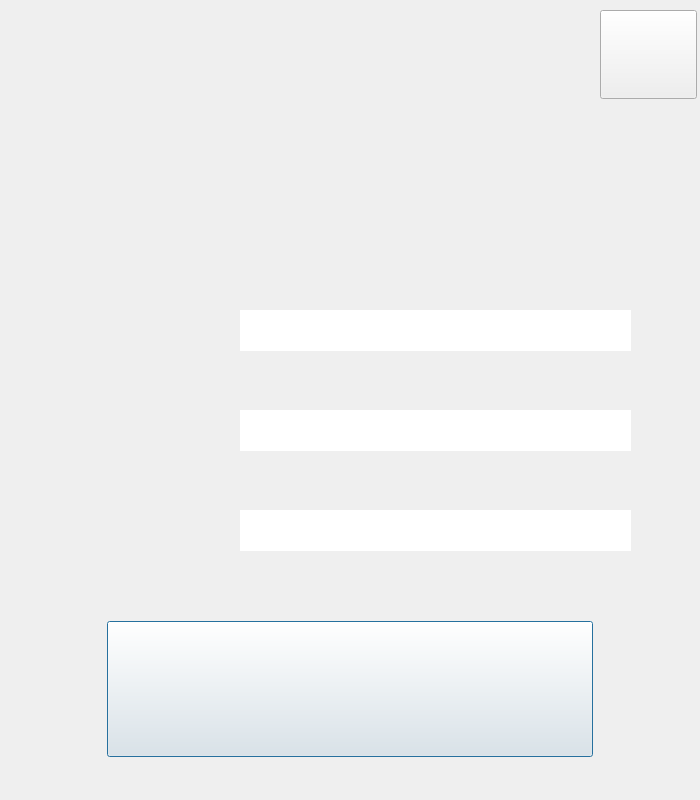
<?xml version="1.0" encoding="UTF-8"?>
<ui version="4.0">
 <class>payw</class>
 <widget class="QDialog" name="payw">
  <property name="geometry">
   <rect>
    <x>0</x>
    <y>0</y>
    <width>700</width>
    <height>800</height>
   </rect>
  </property>
  <property name="windowTitle">
   <string>Dialog</string>
  </property>
  <widget class="QLabel" name="label_6">
   <property name="geometry">
    <rect>
     <x>26</x>
     <y>486</y>
     <width>191</width>
     <height>81</height>
    </rect>
   </property>
   <property name="text">
    <string/>
   </property>
   <property name="pixmap">
    <pixmap resource="resources.qrc">:/resources/img/Group 14.png</pixmap>
   </property>
  </widget>
  <widget class="QLabel" name="label_3">
   <property name="geometry">
    <rect>
     <x>228</x>
     <y>353</y>
     <width>417</width>
     <height>211</height>
    </rect>
   </property>
   <property name="text">
    <string/>
   </property>
   <property name="pixmap">
    <pixmap resource="resources.qrc">:/resources/img/Group 15.png</pixmap>
   </property>
  </widget>
  <widget class="QLineEdit" name="payee">
   <property name="geometry">
    <rect>
     <x>240</x>
     <y>410</y>
     <width>391</width>
     <height>41</height>
    </rect>
   </property>
   <property name="font">
    <font>
     <family>Corbel</family>
     <pointsize>28</pointsize>
    </font>
   </property>
   <property name="text">
    <string/>
   </property>
   <property name="frame">
    <bool>false</bool>
   </property>
  </widget>
  <widget class="QLineEdit" name="sum">
   <property name="geometry">
    <rect>
     <x>240</x>
     <y>510</y>
     <width>391</width>
     <height>41</height>
    </rect>
   </property>
   <property name="font">
    <font>
     <family>Corbel</family>
     <pointsize>28</pointsize>
    </font>
   </property>
   <property name="text">
    <string/>
   </property>
   <property name="frame">
    <bool>false</bool>
   </property>
  </widget>
  <widget class="QLineEdit" name="card">
   <property name="geometry">
    <rect>
     <x>240</x>
     <y>310</y>
     <width>391</width>
     <height>41</height>
    </rect>
   </property>
   <property name="font">
    <font>
     <family>Corbel</family>
     <pointsize>28</pointsize>
    </font>
   </property>
   <property name="text">
    <string/>
   </property>
   <property name="frame">
    <bool>false</bool>
   </property>
  </widget>
  <widget class="QLabel" name="label_2">
   <property name="geometry">
    <rect>
     <x>115</x>
     <y>23</y>
     <width>455</width>
     <height>251</height>
    </rect>
   </property>
   <property name="text">
    <string/>
   </property>
   <property name="pixmap">
    <pixmap resource="resources.qrc">:/resources/img/pay12.png</pixmap>
   </property>
  </widget>
  <widget class="QLabel" name="label_4">
   <property name="geometry">
    <rect>
     <x>26</x>
     <y>286</y>
     <width>191</width>
     <height>81</height>
    </rect>
   </property>
   <property name="text">
    <string/>
   </property>
   <property name="pixmap">
    <pixmap resource="resources.qrc">:/resources/img/Group 12.png</pixmap>
   </property>
  </widget>
  <widget class="QLabel" name="label_5">
   <property name="geometry">
    <rect>
     <x>26</x>
     <y>386</y>
     <width>191</width>
     <height>81</height>
    </rect>
   </property>
   <property name="text">
    <string/>
   </property>
   <property name="pixmap">
    <pixmap resource="resources.qrc">:/resources/img/Group 13 (1).png</pixmap>
   </property>
  </widget>
  <widget class="QLabel" name="label">
   <property name="geometry">
    <rect>
     <x>0</x>
     <y>0</y>
     <width>700</width>
     <height>800</height>
    </rect>
   </property>
   <property name="text">
    <string/>
   </property>
   <property name="pixmap">
    <pixmap resource="resources.qrc">:/resources/img/Rectangle 1.png</pixmap>
   </property>
  </widget>
  <widget class="QPushButton" name="pushButton_2">
   <property name="geometry">
    <rect>
     <x>107</x>
     <y>621</y>
     <width>486</width>
     <height>136</height>
    </rect>
   </property>
   <property name="styleSheet">
    <string notr="true">border-image: url(:/resources/img/Group 16.png);</string>
   </property>
   <property name="text">
    <string/>
   </property>
  </widget>
  <widget class="QPushButton" name="exi">
   <property name="geometry">
    <rect>
     <x>600</x>
     <y>10</y>
     <width>97</width>
     <height>89</height>
    </rect>
   </property>
   <property name="styleSheet">
    <string notr="true">border-image: url(:/resources/img/Group 10.png);</string>
   </property>
   <property name="text">
    <string/>
   </property>
   <property name="default">
    <bool>false</bool>
   </property>
  </widget>
  <zorder>label</zorder>
  <zorder>pushButton_2</zorder>
  <zorder>label_3</zorder>
  <zorder>card</zorder>
  <zorder>label_2</zorder>
  <zorder>label_4</zorder>
  <zorder>label_6</zorder>
  <zorder>label_5</zorder>
  <zorder>payee</zorder>
  <zorder>sum</zorder>
  <zorder>exi</zorder>
 </widget>
 <resources>
  <include location="resources.qrc"/>
 </resources>
 <connections/>
</ui>
